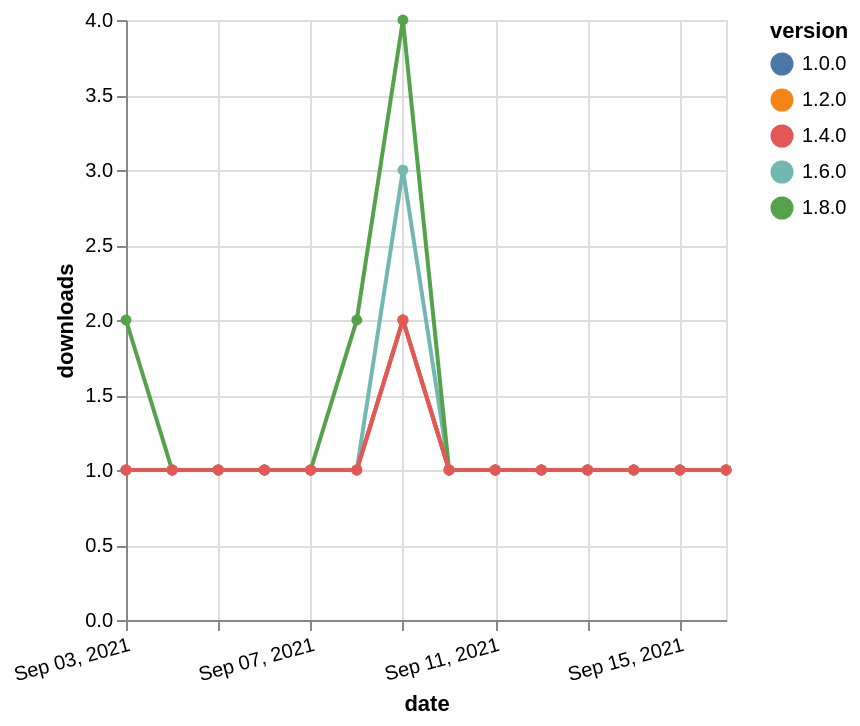

This figure's Vega-Lite source:
### Vega-Lite specification from a JSON file in a GitHub repository (floating-point values rounded to 4 significant figures)
{"$schema": "https://vega.github.io/schema/vega-lite/v5.json", "description": "A simple bar chart with embedded data.", "data": {"values": [{"date": "2021-09-03", "total": 196, "delta": 1, "version": "1.6.0"}, {"date": "2021-09-04", "total": 197, "delta": 1, "version": "1.6.0"}, {"date": "2021-09-05", "total": 198, "delta": 1, "version": "1.6.0"}, {"date": "2021-09-06", "total": 199, "delta": 1, "version": "1.6.0"}, {"date": "2021-09-07", "total": 200, "delta": 1, "version": "1.6.0"}, {"date": "2021-09-08", "total": 201, "delta": 1, "version": "1.6.0"}, {"date": "2021-09-09", "total": 204, "delta": 3, "version": "1.6.0"}, {"date": "2021-09-10", "total": 205, "delta": 1, "version": "1.6.0"}, {"date": "2021-09-11", "total": 206, "delta": 1, "version": "1.6.0"}, {"date": "2021-09-12", "total": 207, "delta": 1, "version": "1.6.0"}, {"date": "2021-09-13", "total": 208, "delta": 1, "version": "1.6.0"}, {"date": "2021-09-14", "total": 209, "delta": 1, "version": "1.6.0"}, {"date": "2021-09-15", "total": 210, "delta": 1, "version": "1.6.0"}, {"date": "2021-09-16", "total": 211, "delta": 1, "version": "1.6.0"}, {"date": "2021-09-03", "total": 129, "delta": 2, "version": "1.8.0"}, {"date": "2021-09-04", "total": 130, "delta": 1, "version": "1.8.0"}, {"date": "2021-09-05", "total": 131, "delta": 1, "version": "1.8.0"}, {"date": "2021-09-06", "total": 132, "delta": 1, "version": "1.8.0"}, {"date": "2021-09-07", "total": 133, "delta": 1, "version": "1.8.0"}, {"date": "2021-09-08", "total": 135, "delta": 2, "version": "1.8.0"}, {"date": "2021-09-09", "total": 139, "delta": 4, "version": "1.8.0"}, {"date": "2021-09-10", "total": 140, "delta": 1, "version": "1.8.0"}, {"date": "2021-09-11", "total": 141, "delta": 1, "version": "1.8.0"}, {"date": "2021-09-12", "total": 142, "delta": 1, "version": "1.8.0"}, {"date": "2021-09-13", "total": 143, "delta": 1, "version": "1.8.0"}, {"date": "2021-09-14", "total": 144, "delta": 1, "version": "1.8.0"}, {"date": "2021-09-15", "total": 145, "delta": 1, "version": "1.8.0"}, {"date": "2021-09-16", "total": 146, "delta": 1, "version": "1.8.0"}, {"date": "2021-09-03", "total": 189, "delta": 1, "version": "1.0.0"}, {"date": "2021-09-04", "total": 190, "delta": 1, "version": "1.0.0"}, {"date": "2021-09-05", "total": 191, "delta": 1, "version": "1.0.0"}, {"date": "2021-09-06", "total": 192, "delta": 1, "version": "1.0.0"}, {"date": "2021-09-07", "total": 193, "delta": 1, "version": "1.0.0"}, {"date": "2021-09-08", "total": 194, "delta": 1, "version": "1.0.0"}, {"date": "2021-09-09", "total": 196, "delta": 2, "version": "1.0.0"}, {"date": "2021-09-10", "total": 197, "delta": 1, "version": "1.0.0"}, {"date": "2021-09-11", "total": 198, "delta": 1, "version": "1.0.0"}, {"date": "2021-09-12", "total": 199, "delta": 1, "version": "1.0.0"}, {"date": "2021-09-13", "total": 200, "delta": 1, "version": "1.0.0"}, {"date": "2021-09-14", "total": 201, "delta": 1, "version": "1.0.0"}, {"date": "2021-09-15", "total": 202, "delta": 1, "version": "1.0.0"}, {"date": "2021-09-16", "total": 203, "delta": 1, "version": "1.0.0"}, {"date": "2021-09-03", "total": 179, "delta": 1, "version": "1.2.0"}, {"date": "2021-09-04", "total": 180, "delta": 1, "version": "1.2.0"}, {"date": "2021-09-05", "total": 181, "delta": 1, "version": "1.2.0"}, {"date": "2021-09-06", "total": 182, "delta": 1, "version": "1.2.0"}, {"date": "2021-09-07", "total": 183, "delta": 1, "version": "1.2.0"}, {"date": "2021-09-08", "total": 184, "delta": 1, "version": "1.2.0"}, {"date": "2021-09-09", "total": 186, "delta": 2, "version": "1.2.0"}, {"date": "2021-09-10", "total": 187, "delta": 1, "version": "1.2.0"}, {"date": "2021-09-11", "total": 188, "delta": 1, "version": "1.2.0"}, {"date": "2021-09-12", "total": 189, "delta": 1, "version": "1.2.0"}, {"date": "2021-09-13", "total": 190, "delta": 1, "version": "1.2.0"}, {"date": "2021-09-14", "total": 191, "delta": 1, "version": "1.2.0"}, {"date": "2021-09-15", "total": 192, "delta": 1, "version": "1.2.0"}, {"date": "2021-09-16", "total": 193, "delta": 1, "version": "1.2.0"}, {"date": "2021-09-03", "total": 161, "delta": 1, "version": "1.4.0"}, {"date": "2021-09-04", "total": 162, "delta": 1, "version": "1.4.0"}, {"date": "2021-09-05", "total": 163, "delta": 1, "version": "1.4.0"}, {"date": "2021-09-06", "total": 164, "delta": 1, "version": "1.4.0"}, {"date": "2021-09-07", "total": 165, "delta": 1, "version": "1.4.0"}, {"date": "2021-09-08", "total": 166, "delta": 1, "version": "1.4.0"}, {"date": "2021-09-09", "total": 168, "delta": 2, "version": "1.4.0"}, {"date": "2021-09-10", "total": 169, "delta": 1, "version": "1.4.0"}, {"date": "2021-09-11", "total": 170, "delta": 1, "version": "1.4.0"}, {"date": "2021-09-12", "total": 171, "delta": 1, "version": "1.4.0"}, {"date": "2021-09-13", "total": 172, "delta": 1, "version": "1.4.0"}, {"date": "2021-09-14", "total": 173, "delta": 1, "version": "1.4.0"}, {"date": "2021-09-15", "total": 174, "delta": 1, "version": "1.4.0"}, {"date": "2021-09-16", "total": 175, "delta": 1, "version": "1.4.0"}]}, "width": "container", "mark": {"type": "line", "point": {"filled": true}}, "encoding": {"x": {"field": "date", "type": "temporal", "timeUnit": "yearmonthdate", "title": "date", "axis": {"labelAngle": -15}}, "y": {"field": "delta", "type": "quantitative", "title": "downloads"}, "color": {"field": "version", "type": "nominal"}, "tooltip": {"field": "delta"}}}
